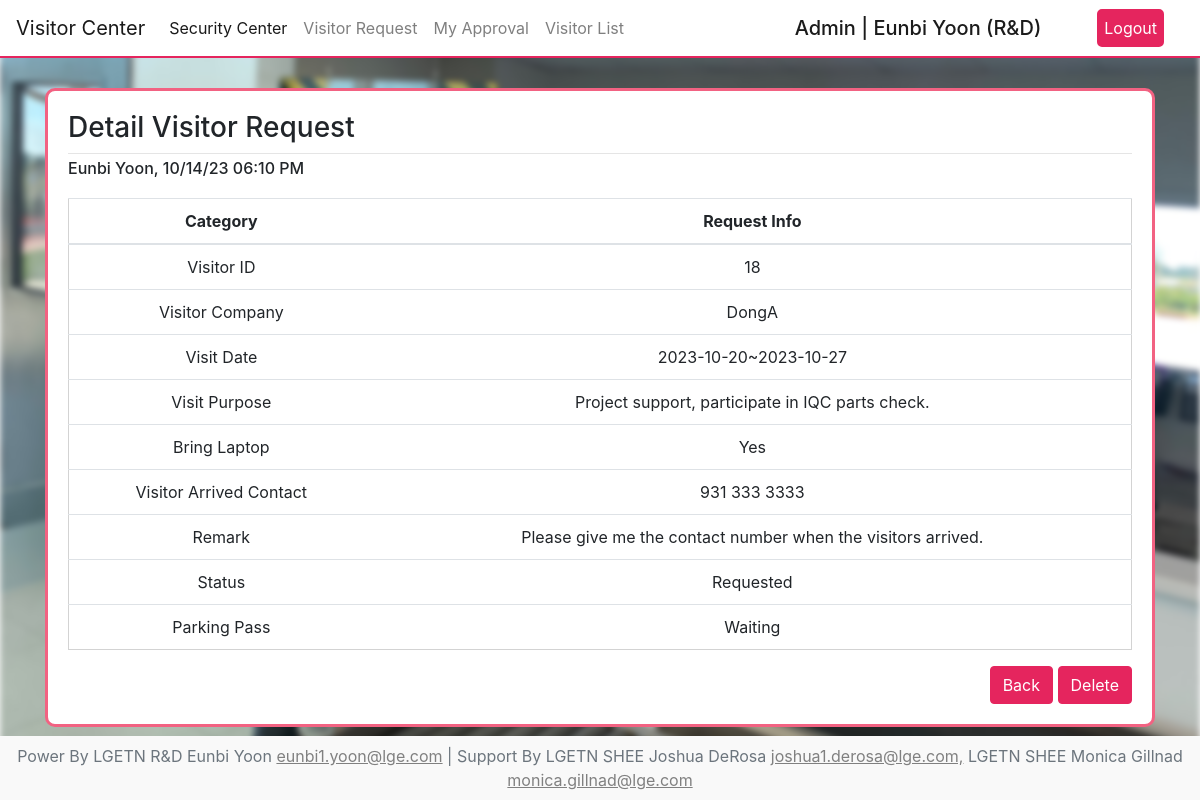
/security/visitor/detail/18 (signed in), run on the app's committed database.
### user/models.py (models this page shows, shortened)
class CustomUser(AbstractUser):
    first_name=models.CharField(max_length=30)
    last_name=models.CharField(max_length=30)
    team_at=models.ForeignKey(Team, on_delete=models.SET_NULL, null=True)
    email=models.EmailField(
        unique=True,
        validators=[
            RegexValidator(
                regex=r'^[a-zA-Z0-9._%+-]+@lge\.com$',
                message='Email address must end with lge.com'
            )
        ]
    )
    myday_credit=models.IntegerField(null=True, blank=True, default=1)

class Team(models.Model):
    team_name=models.CharField(max_length=50)
    team_manager=models.CharField(max_length=50)
    manager_email=models.EmailField(
        unique=True,
        validators=[
            RegexValidator(
                regex=r'^[a-zA-Z0-9._%+-]+@lge\.com$',
                message='Email address must end with lge.com'
            )
    ])
    def __str__(self):
        return self.team_name

### visitor/models.py (models this page shows)
class VisitorData(models.Model):
    visitor_name=models.CharField(max_length=255, null=False, blank=False)
    visitor_company=models.CharField(max_length=255, null=False, blank=False)
    start_date=models.CharField(max_length=100, null=False, blank=False)
    end_date=models.CharField(max_length=100, null=True, blank=True)
    visitor_purpose=models.TextField(null=False, blank=False)
    bring_laptop=models.CharField(max_length=255, null=False, blank=False)
    pic_contact=models.CharField(max_length=255, null=True, blank=True)
    register_at=models.DateTimeField(auto_now_add=True)
    remark=models.TextField(null=True, blank=True)
    check_in=models.DateTimeField(null=True, blank=True)
    check_out=models.DateTimeField(null=True, blank=True)
    user=models.ForeignKey(CustomUser, on_delete=models.CASCADE)
    approval_status=models.CharField(max_length=20, default='Requested')

### visitor/views.py (the view)
# urls.py: path('detail/<int:pk>',VdetailView,name='Vdetail_url'),
@login_required
def VdetailView(request, pk):
    visitor_detail=VisitorData.objects.get(pk=pk)
    context={
        'visitor_detail':visitor_detail
    }
    return render(request, 'visitor_detail.html', context)

### visitor/templates/visitor_detail.html (shortened to what this page needs)
{% extends 'visitor_base.html' %}
{% block container %}
    <div class="detail-view" style="background-color:white;">
        <h3 class="text-left">Detail Visitor Request</h3>
        <hr style="margin:0;">
        <h6 style="text-align: left; margin:5px 0 20px">{{ visitor_detail.user.first_name }} {{ visitor_detail.user.last_name }}, {{ visitor_detail.register_at|date:"m/d/y h:m A" }}</h6>
        <table class="table text-center">
            <thead>
                <tr>
                    <th>Category</th>
                    <th>Request Info</th>
                </tr>
            </thead>
            <tbody>
                <tr>
                    <td>Visitor ID</td>
                    <td>{{ visitor_detail.id}}</td>
                </tr>
                <tr>
                    <td>Visitor Company</td>
                    <td>{{ visitor_detail.visitor_company}}</td>
                </tr>
                <tr>
                    <td>Visit Date</td>
                    <td>{{ visitor_detail.start_date }}{% if visitor_detail.end_date %}~{{ visitor_detail.end_date }}{% endif %}</td>
                </tr>
                <tr>
                    <td style="margin:auto;">Visit Purpose</td>
                    <td>{{ visitor_detail.visitor_purpose|slice:"0:150" }}<br/>{{ visitor_detail.visitor_purpose|slice:"151:" }}</td>
                </tr>
                <tr>
                    <td>Bring Laptop</td>
                    <td>{{ visitor_detail.bring_laptop}}</td>
                </tr>
                <tr>
                    <td>Visitor Arrived Contact</td>
                    <td>{{ visitor_detail.pic_contact }}</td>
                </tr>
                <tr>
                    <td>Remark</td>
                    {% if visitor_detail.remark %}
                        <td>{{ visitor_detail.remark|slice:"0:150" }}<br/>{{ visitor_detail.remark|slice:"151:" }}</td>
                    {% else %}
                        <td>None</td>
                    {% endif %}
                </tr>
                <tr>
                    <td>Status</td>
                    <td>{{ visitor_detail.approval_status }}</td>
                </tr>
                <tr>
                    <td>Parking Pass</td>
                    <td>
                        {% if visitor_detail.approval_status == 'Approved' %}
                            <a class="parkingpass" href="{% url 'Vparkingpass_url' visitor_detail.pk %}" style="background-color:transparent">Print Parking Pass</a>
                        {% else %}
                            Waiting
                        {% endif %}
                    </td>
                </tr>
        </table>
        <div class="text-right" class="detail-move">
            <button class="btn btn-primary text-center backbutton" onclick="goBack()">Back</button>
            <a class="btn btn-primary text-center deletebutton" href="{% url 'Vdelete_url' visitor_detail.id %}">Delete</a>
        </div>
    </div>
{% endblock %}

### visitor/templates/visitor_base.html (shortened to what this page needs)
<div class="visitor-background">
  {% extends 'base.html' %}
  {% block nav %}
    {% load static %}
    <link rel="stylesheet" href="{% static 'css/visitor4.css' %}">
    <nav class="navbar navbar-expand-lg navbar-light">
      <a class="navbar-brand" href="{% url 'Vhome_url' %}">Visitor Center</a>
      <div class="collapse navbar-collapse" id="navbarColor02">
        <ul class="navbar-nav mr-auto">
          <li class="nav-item active">
            <a class="nav-link" href="{% url 'securityhome_url' %}">Security Center</a>
          </li>
          <li class="nav-item">
            <a class="nav-link" href="{% url 'Vregister_url' %}">Visitor Request</a>
          </li>
          <li class="nav-item">
            <a class="nav-link" href="{% url 'Vmy_url' %}">My Approval</a>
          </li>
          <li class="nav-item">
            <a class="nav-link" href="{% url 'Vlist_url' %}">Visitor List</a>
          </li>
        </ul>
        <form class="form-inline" style="margin:0;">
          {% if user.is_authenticated %}
            {% if user.is_superuser %}
              <h5 style="color:white; margin:0 20px 0 30px; border:1px solid white; border-radius: 5px; padding:5px">Admin | {{user.first_name }} {{user.last_name}} ({{user.team_at}})</h5>
              <a class="top-banner" href="{% url 'logout_url' %}">Logout</a>
            {% else %}
              <h5 style="color:white; margin:0 20px 0 30px; border:1px solid white; border-radius: 5px; padding:5px">User | {{user.first_name }} {{user.last_name}} ({{user.team_at}})</h5>
              <a class="top-banner" href="{% url 'logout_url' %}">Logout</a>
            {% endif %}
          {% else %}
            <h5 style="color:white; margin:0">Login Here</h5>
            <a class="top-banner" href="{% url 'login_url' %}">Login</a>
          {% endif %}
        </form>
      </div>
    </nav>
  {% endblock %}

### static/css/visitor4.css (style rules this page uses)
.top-banner { color:white !important; margin:0 20px 0 30px; background-color:#E5255E; border-radius: 5px; padding:5px; border:2px solid #E5255E; }
.visitor-background { z-index:1; position: relative; padding:0; height: 100%; }
.visitor-background::before { content:""; background-size: cover; background-image: url('../../static/image/visitor.PNG'); filter:blur(3px); position:fixed; z-index:-1; width: 100%; height: 100%; top:0; left:0; }
nav { border-bottom:2px solid #E5255E !important; background-color: white; }
nav form a { color: #1b1b1b !important; margin:0 20px 0 30px; border:1px solid white; border-radius: 5px; padding:5px }
nav h5 { text-transform: capitalize; color: #1b1b1b !important; margin:0 }
.detail-view { background-color: rgba(255, 255, 255, 0.932); border-radius: 10px; border:3px solid #F26282; margin-top:30px; padding:20px; }
.detail-view .table { width: 100%; border:1px solid lightgray }
.detail-view .backbutton, .detail-view .deletebutton { background-color: #E5255E !important; border:1px solid #E5255E; }

### data on the page
CustomUser: first_name "Eunbi", last_name "Yoon", team_at "R&D"
VisitorData: user.first_name "Eunbi", user.last_name "Yoon", register_at "10/14/23 06:10 PM", id "18", visitor_company "DongA", start_date "2023-10-20", end_date "2023-10-27", visitor_purpose "Project support, participate in IQC parts check.", bring_laptop "Yes", pic_contact "931 333 3333", remark "Please give me the contact number when the visitors arrived.", approval_status "Requested"
